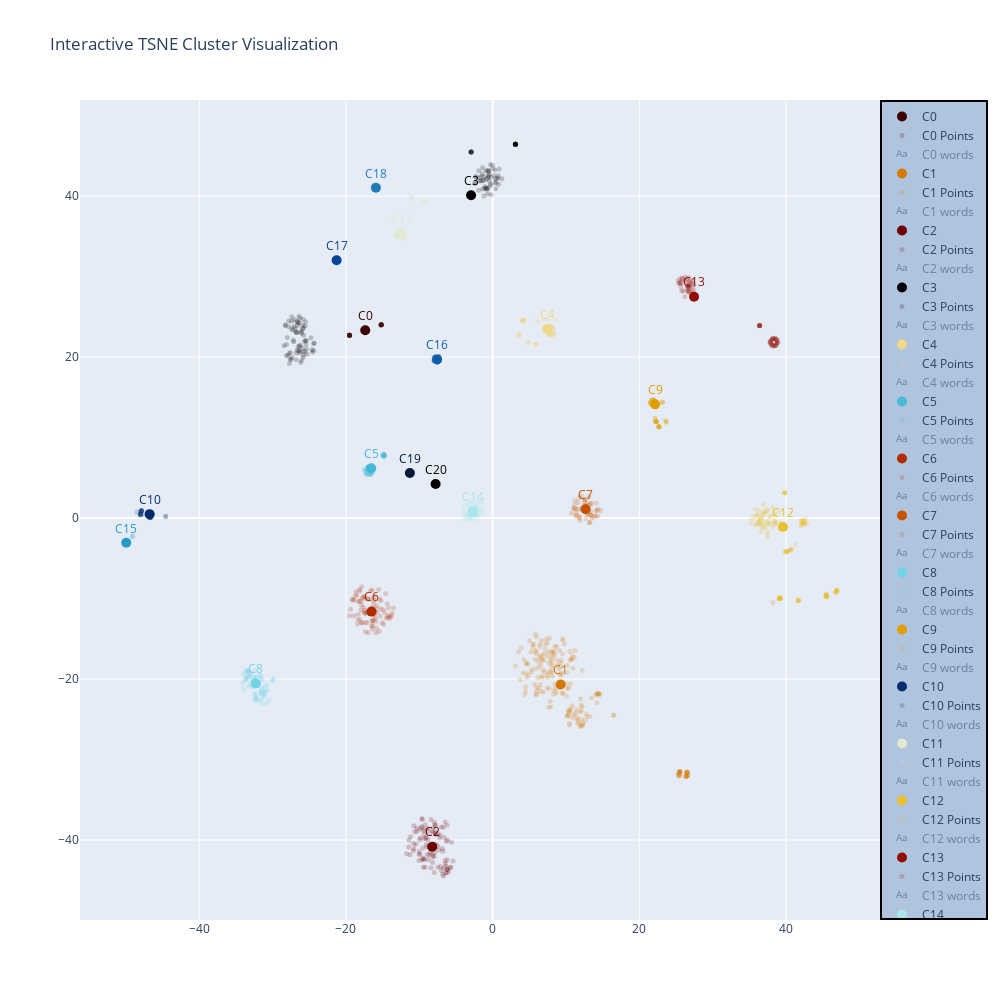

Here is the notebook cell this chart was saved with:
### Markdown cell above
### Interactive plot

### Code cell
def wrap_text(text, max_length=50):
    # Replace \n with <br>
    text = text.replace("\n", "<br>")
    # Wrap text at word boundaries
    wrapped_lines = textwrap.wrap(text, width=max_length)
    return "<br>".join(wrapped_lines)


default_colorscale = px.colors.cyclical.IceFire_r
colors = px.colors.sample_colorscale(
    default_colorscale, len(data["cluster"].unique())
)
colors = {i: color for i, color in zip(data["cluster"].unique(), colors)}


# Function to create the interactive plot
def create_interactive_plot(data, embeddings_2d, labels, most_common_words):
    unique_labels = np.unique(labels)
    fig = go.Figure()
    fig.update_layout(width=1000, height=1000)

    # Add cluster centroids
    for label in unique_labels:
        cluster_points = embeddings_2d[labels == label]
        centroid = np.median(cluster_points, axis=0)

        fig.add_trace(
            go.Scatter(
                x=[centroid[0]],
                y=[centroid[1]],
                mode="markers+text",
                text=f"C{label}",
                textposition="top center",
                marker=dict(size=10, color=colors[label], opacity=1),
                textfont=dict(color=colors[label]),
                name=f"C{label}",
            )
        )

        # Add cluster points (initially hidden)
        fig.add_trace(
            go.Scatter(
                x=cluster_points[:, 0],
                y=cluster_points[:, 1],
                mode="markers",
                hovertext=data[labels == label]["content"]
                .apply(wrap_text)
                .tolist(),
                marker=dict(
                    size=5,
                    color=colors[label],
                    opacity=0.2,
                    line=(
                        dict(width=2, color="DarkSlateGrey")
                        if label < 0
                        else None
                    ),
                ),
                name=f"C{label} Points",
                visible=True,  # Initially hidden
                # legend=False,
            )
        )

        # Add most common words (initially hidden)
        words = most_common_words.get(label, [])
        off_xs, off_ys = [], []

        for i, word in enumerate(words):
            angle = 2 * np.pi * i / len(words)
            offset_x = 10 * np.cos(angle)
            offset_y = 10 * np.sin(angle)
            off_xs.append(offset_x)
            off_ys.append(offset_y)

        fig.add_trace(
            go.Scatter(
                x=[centroid[0] + offset_x for offset_x in off_xs],
                y=[centroid[1] + offset_y for offset_y in off_ys],
                mode="text",
                text=words,
                textposition="middle center",
                name=f"C{label} words",
                visible="legendonly",  # Initially hidden
            )
        )

    # Update layout
    fig.update_layout(
        title="Interactive TSNE Cluster Visualization",
        showlegend=True,
        legend=dict(
            x=1,
            y=1,
            traceorder="normal",
            bgcolor="LightSteelBlue",
            bordercolor="Black",
            borderwidth=2,
        ),
    )

    # Add click event to show/hide cluster points and words
    fig.update_traces(selector=dict(mode="markers+text"))
    fig.show()

    return fig


# Create the interactive plot
fig = create_interactive_plot(data, etask2d, data["cluster"], top_words)
pio.write_html(fig, "../artifacts/clusters_kmeans.html")
